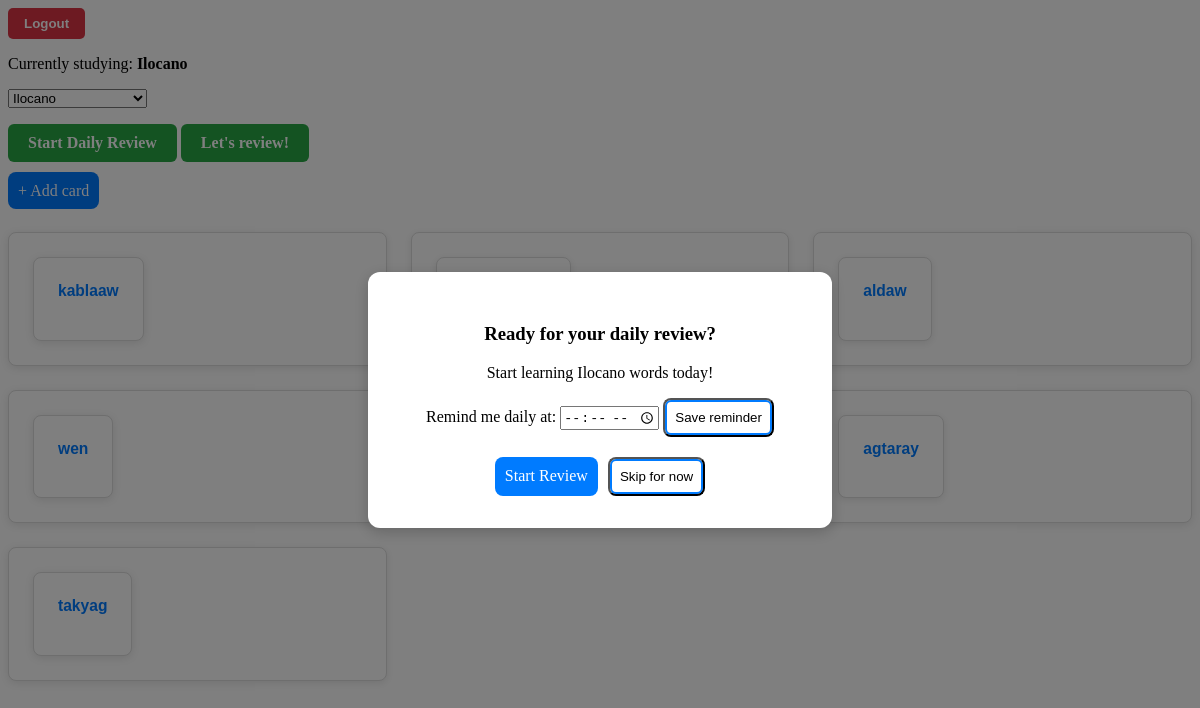
Page /SpeakNoy/?set_dialect=Ilocano (signed in) on the committed database.
### SpeakNoy/models.py (models this page shows, shortened)
class Flashcard(models.Model):
    PURPOSE_CHOICES = [
        ("Noun", "Noun"),
        ("Pronoun", "Pronoun"),
        ("Verb", "Verb"),
        ("Adjective", "Adjective"),
        ("Adverb", "Adverb"),
        ("Expression", "Expression"),
    ]
    DIALECT_CHOICES = [
        ("Cebuano", "Cebuano"),
        ("Ilocano", "Ilocano"),
    ]
    CARDTYPE_CHOICES = [
        ("Universal", "Universal"),
        ("Custom", "Custom")
    ]
    word = models.CharField(max_length=63)
    pronunciation = models.CharField(max_length=63)
    definition = models.TextField()
    purpose = models.CharField(
        max_length=20,
        choices=PURPOSE_CHOICES,
        default="Noun"
    )
    dialect = models.CharField(
        max_length=20,
        choices=DIALECT_CHOICES,
        default="Cebuano"
    )
    cardtype = models.CharField(
        max_length=9,
        choices=CARDTYPE_CHOICES,
        default="Custom"
    )

### SpeakNoy/views.py (the view, shortened to what this page needs)
# urls.py: path("", flashcard_list_view, name="cardlist"),
def flashcard_list_view(request):
    show_login_popup = False
    if not request.user.is_authenticated:
        show_login_popup = True
    new_dialect = request.GET.get('set_dialect')
    show_review_popup = False
    schedule_saved = False
    if new_dialect:
        request.session['selected_dialect'] = new_dialect
    selected_dialect = request.session.get('selected_dialect')
    show_selection_prompt = False
    if request.user.is_authenticated and not selected_dialect:
        show_selection_prompt = True
    today = str(date.today())
    review_completed_date = request.session.get('review_completed_date')
    can_review = selected_dialect and review_completed_date != today
    if request.user.is_authenticated:
        profile = getattr(request.user, 'profile', None)
        review_popup_time = None
        if profile and profile.daily_review_time:
            review_popup_time = profile.daily_review_time.strftime("%H:%M")
    else:
        review_popup_time = request.session.get('review_popup_time')
    last_popup_date = request.session.get('review_popup_shown_date')
    now = timezone.localtime()
    now_time = now.time().replace(tzinfo=None)
    if can_review:
        if review_popup_time:
            try:
                scheduled_time = datetime.strptime(review_popup_time, "%H:%M").time()
            except ValueError:
                scheduled_time = None
            if scheduled_time and now_time >= scheduled_time and last_popup_date != today:
                show_review_popup = True
                request.session['review_popup_shown_date'] = today
        else:
            if new_dialect and last_popup_date != today:
                show_review_popup = True
                request.session['review_popup_shown_date'] = today
    flashcards = Flashcard.objects.all()
    if selected_dialect:
        flashcards = Flashcard.objects.filter(dialect=selected_dialect)
    else:
        flashcards = Flashcard.objects.none()
    context = {
        'show_login_popup': show_login_popup,
        'flashcard': flashcards if request.user.is_authenticated else [],
        'show_selection_prompt': show_selection_prompt,
        'show_review_popup': show_review_popup,
        'selected_dialect': selected_dialect,
        'can_review': can_review,
        'dialects': ['Cebuano', 'Ilocano'],
        'review_popup_time': review_popup_time,
        'schedule_saved': schedule_saved,
    }
    return render(request, "flashcards/flashcard_list.html", context)

### templates/flashcards/flashcard_list.html (shortened to what this page needs)
{% extends 'base.html' %}
{% load static %}
{% block extra_css %}
    <link rel="stylesheet" href="{% static 'flashcards/style.css' %}">
{% endblock %}
{% block content %}
    <div class="dialect-header">
        <p>Currently studying: <strong>{{ selected_dialect|default:"None" }}</strong></p>
        <form action="" method="get">
            <select name="set_dialect" onchange="this.form.submit()">
                {% for d in dialects %}
                    <option value="{{ d }}" {% if d == selected_dialect %}selected{% endif %}>{{ d }}</option>
                {% endfor %}
            </select>
        </form>
        {% if can_review %}
            <a href="{% url 'SpeakNoy:daily_review' %}" class="btn-review">Start Daily Review</a>
        {% endif %}
        {% if selected_dialect %}
            <a href="{% url 'SpeakNoy:dialect_review' %}" class="btn-review">Let's review!</a>
        {% endif %}
    </div>
    {% if show_review_popup or schedule_saved %}
        <div id="reviewModal" class="modal-overlay">
            <div class="modal-content">
                {% if schedule_saved %}
                    <h3>Schedule Updated</h3>
                    <p>Your daily review reminder is set for <strong>{{ review_popup_time }}</strong> each day.</p>
                {% else %}
                    <h3>Ready for your daily review?</h3>
                    <p>Start learning {{ selected_dialect }} words today!</p>
                {% endif %}
                <form method="post" class="schedule-form">
                    <label for="daily_review_time">Remind me daily at:</label>
                    <input type="time" id="daily_review_time" name="daily_review_time" value="{{ review_popup_time|default:'' }}">
                    <button type="submit" class="btn-secondary">Save reminder</button>
                </form>
                <div class="modal-buttons">
                    <a href="{% url 'SpeakNoy:daily_review' %}" class="btn-primary">Start Review</a>
                    <button onclick="closeReviewModal()" class="btn-secondary">Skip for now</button>
                </div>
            </div>
        </div>
    {% endif %}
    {% if user.is_authenticated %}
        <a href="{% url 'SpeakNoy:cardcreate' %}" class="btn-primary">+ Add card</a>
    {% endif %}
    <div class="review-cards">
        {% for card in flashcard %}
            <div class="review-card">
                <form method="GET" action="{% url 'SpeakNoy:card' card.pk %}">
                    <button class="review-card"><h3>{{ card.word }}</h3></button>
                </form>
            </div>
        {% empty %}
            <p>No words to review yet.</p>
        {% endfor %}
    </div>
{% endblock %}

### static/flashcards/style.css (style rules this page uses)
.modal-overlay { position: fixed; top: 0; left: 0; width: 100%; height: 100%; background: rgba(0, 0, 0, 0.5); display: flex; justify-content: center; align-items: center; z-index: 1000; }
.modal-content { background: white; padding: 2rem; border-radius: 12px; width: 400px; text-align: center; box-shadow: 0 4px 15px rgba(0,0,0,0.2); }
.btn-primary { padding: 10px; background: #007bff; color: white; text-decoration: none; border-radius: 8px; transition: transform 0.2s; }
.btn-secondary { padding: 10px; box-shadow: inset 0 0 0 2px #007bff; background: white; color: black; text-decoration: none; border-radius: 8px; transition: transform 0.2s; }
.modal-buttons { display: flex; gap: 10px; margin-top: 20px; justify-content: center; }
.review-cards { display: grid; grid-template-columns: repeat(auto-fill, minmax(300px, 1fr)); gap: 1.5rem; margin: 2rem 0; }
.review-card { background: white; border: 1px solid #ddd; border-radius: 8px; padding: 1.5rem; box-shadow: 0 2px 8px rgba(0,0,0,0.1); transition: transform 0.2s; }
.review-card h3 { margin-top: 0; color: #007bff; }
.btn-review { display: inline-block; margin-top: 1rem; padding: 10px 20px; background: #28a745; color: white; text-decoration: none; border-radius: 6px; font-weight: bold; transition: background 0.2s; }

### rows in the picture
Flashcard: word "kablaaw"
Flashcard: word "aldaw"
Flashcard: word "wen"
Flashcard: word "agtaray"
Flashcard: word "takyag"

### other values in the picture
{{ selected_dialect|default:"None" }} "Ilocano"
{{ selected_dialect }} "Ilocano"
form field set_dialect "Ilocano"
